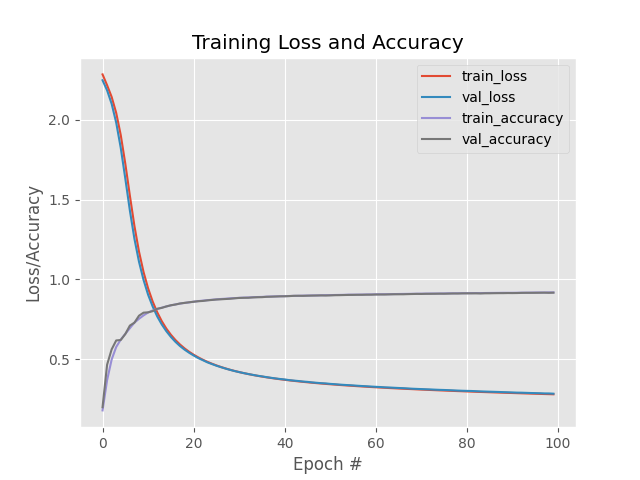

Generate this figure with Python:
# import libraires
from sklearn.preprocessing import LabelBinarizer
from sklearn.model_selection import train_test_split
from sklearn.metrics import classification_report
from keras.models import Sequential  # create simple feedforward nn
from keras.layers.core import Dense  # fully-connected layers
from tensorflow.keras.optimizers import SGD  # optimization
from sklearn.datasets import fetch_openml
import matplotlib.pyplot as plt
import numpy as np
import argparse

# construct the argument parse and parse the arguments
ap = argparse.ArgumentParser()
ap.add_argument("-o", "--output", required=True,
                help="path to the output loss/accuracy plot")
# the --output switch is the path to save plots of loss/accuracy
args = vars(ap.parse_args())

# grab the MNIST dataset
print("[INFO] loading MNIST(full) dataset...")
dataset = fetch_openml('mnist_784', as_frame=False)

# scale the raw pixek intensities to the range [0, 1.0], then
# construct the training and testing splits
data = dataset.data.astype("float") / 255.0  # data normalization
(trainX, testX, trainY, testY) = train_test_split(data,
                                                  dataset.target,
                                                  test_size=0.25)

# Given the training and testing splits, encode labels
# convert the labels from integers to vectors (one-hot encoding)
# for train and test
lb = LabelBinarizer()
trainY = lb.fit_transform(trainY)
testY = lb.transform(testY)

# lets define our network architecture
# we define a 784-256-128-10 arch using keras
model = Sequential()  # imply layer stacked on each other
# first fully-connected layer; weight = 256, input shape = 784 (28 x 28)
model.add(Dense(256, input_shape=(784, ), activation="sigmoid"))
# second layer; learns 128 weights
model.add(Dense(128, activation="sigmoid"))
# output later; learns 10 weights = no of classes
# softmax activation for normalized class probailities of each prediction
model.add(Dense(10, activation="softmax"))

# train the model using SGD
print("[INFO] training network...")
# initialize SGD optimizer with learning rate of 0.01
sgd = SGD(0.01)
model.compile(loss="categorical_crossentropy", optimizer=sgd,
              metrics=["accuracy"])
H = model.fit(trainX, trainY, validation_data=(testX, testY),
              epochs=100, batch_size=128)

# evaluate the network
print("[INFO] evaluating network...")
# call to .predict will return class label probabilities 
# for every data point in testX.
# predictions variable will be a Numpy array with shape (X, 10)
predictions = model.predict(testX, batch_size=128)
# each entry in a given role is therefore a probaility. To determine
# the class with the largest probaility we call .argmax(axis=1)
print(classification_report(testY.argmax(axis=1),
                            predictions.argmax(axis=1),
                            target_names=[str(x) for x in lb.classes_]))

# plot the training loss and accuracy
plt.style.use("ggplot")
plt.figure()
plt.plot(np.arange(0, 100), H.history["loss"], label="train_loss")
plt.plot(np.arange(0, 100), H.history["val_loss"], label="val_loss")
plt.plot(np.arange(0, 100), H.history["accuracy"], label="train_accuracy")
plt.plot(np.arange(0, 100), H.history["val_accuracy"], label="val_accuracy")
plt.title("Training Loss and Accuracy")
plt.xlabel("Epoch #")
plt.ylabel("Loss/Accuracy")
plt.legend()
plt.savefig(args["output"])
